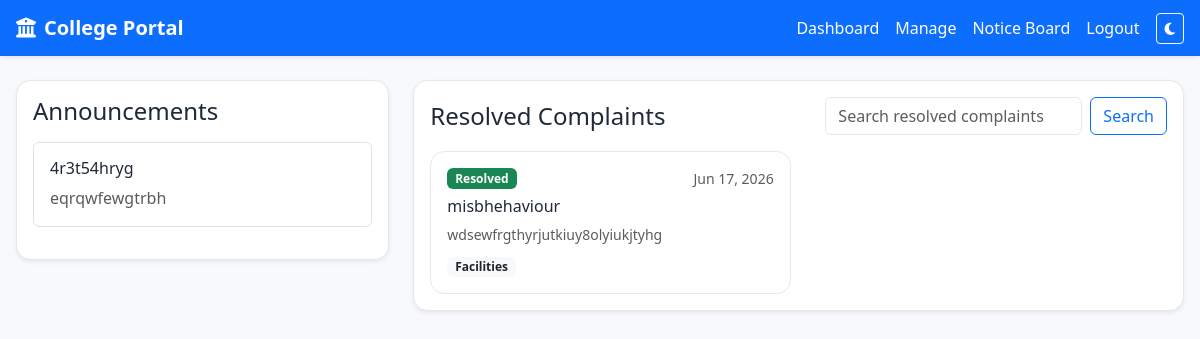
The page /notice-board/ (signed in) on the database its author committed.
### portal/models.py (models this page shows, shortened)
class Announcement(models.Model):
    title = models.CharField(max_length=200)
    message = models.TextField()
    created_at = models.DateTimeField(auto_now_add=True)
    class Meta:
        ordering = ['-created_at']

class Complaint(models.Model):
    CATEGORY_CHOICES = [
        ('Facilities', 'Facilities'),
        ('Faculty', 'Faculty'),
        ('Hostel', 'Hostel'),
        ('Library', 'Library'),
        ('Transport', 'Transport'),
        ('Canteen', 'Canteen'),
        ('Academics', 'Academics'),
        ('Other', 'Other'),
    ]
    STATUS_CHOICES = [
        ('Pending', 'Pending'),
        ('In Progress', 'In Progress'),
        ('Resolved', 'Resolved'),
    ]
    name = models.CharField(max_length=120, blank=True, null=True)
    email = models.EmailField(blank=True, null=True)
    category = models.CharField(max_length=30, choices=CATEGORY_CHOICES)
    subject = models.CharField(max_length=200)
    description = models.TextField()
    anonymous = models.BooleanField(default=False)
    status = models.CharField(max_length=20, choices=STATUS_CHOICES, default='Pending')
    created_at = models.DateTimeField(auto_now_add=True)
    updated_at = models.DateTimeField(auto_now=True)
    class Meta:
        ordering = ['-created_at']

### portal/views.py (the view)
# urls.py: path('notice-board/', views.notice_board, name='notice_board'),
def notice_board(request):
    if not request.user.is_authenticated or not request.user.is_staff:
        return redirect('submit_complaint')
    query = request.GET.get('q', '')
    complaints = Complaint.objects.filter(status='Resolved')
    if query:
        complaints = complaints.filter(
            Q(subject__icontains=query) |
            Q(description__icontains=query) |
            Q(category__icontains=query)
        )
    announcements = Announcement.objects.all()
    return render(request, 'notice_board.html', {
        'announcements': announcements,
        'complaints': complaints,
        'query': query,
    })

### templates/notice_board.html (shortened to what this page needs)
{% extends 'base.html' %}
{% block content %}
<div class="row g-4">
    <div class="col-lg-4">
        <div class="card shadow-sm">
            <div class="card-body">
                <h4 class="mb-3">Announcements</h4>
                {% for item in announcements %}
                    <div class="border rounded p-3 mb-3">
                        <h6>{{ item.title }}</h6>
                        <p class="mb-0 text-muted">{{ item.message }}</p>
                    </div>
                {% endfor %}
            </div>
        </div>
    </div>
    <div class="col-lg-8">
        <div class="card shadow-sm">
            <div class="card-body">
                <div class="d-flex flex-column flex-md-row justify-content-between align-items-md-center gap-2 mb-3">
                    <h4 class="mb-0">Resolved Complaints</h4>
                    <form class="d-flex gap-2" method="get">
                        <input type="text" class="form-control" name="q" value="{{ query }}" placeholder="Search resolved complaints">
                        <button class="btn btn-outline-primary" type="submit">Search</button>
                    </form>
                </div>
                <div class="row g-3">
                    {% for complaint in complaints %}
                        <div class="col-md-6">
                            <div class="card h-100 border-success-subtle">
                                <div class="card-body">
                                    <div class="d-flex justify-content-between align-items-center mb-2">
                                        <span class="badge bg-success">Resolved</span>
                                        <small class="text-muted">{{ complaint.created_at|date:'M d, Y' }}</small>
                                    </div>
                                    <h6>{{ complaint.subject }}</h6>
                                    <p class="text-muted small mb-2">{{ complaint.description|truncatechars:140 }}</p>
                                    <span class="badge bg-light text-dark">{{ complaint.category }}</span>
                                </div>
                            </div>
                        </div>
                    {% empty %}
                        <div class="col-12">
                            <p class="text-muted mb-0">No resolved complaints found.</p>
                        </div>
                    {% endfor %}
                </div>
            </div>
        </div>
    </div>
</div>
{% endblock %}

### static/css/style.css (style rules this page uses)
:root { --bg-color: #f7f9fc; --surface: #ffffff; --surface-muted: #f8f9fa; --text: #1f2937; --muted: #6b7280; --primary: #0d6efd; --primary-dark: #0a58ca; --border: #e5e7eb; --success: #198754; --warning: #ffc107; --danger: #dc3545; }
body { background: var(--bg-color); color: var(--text); transition: background 0.3s ease; min-width: 320px; overflow-x: hidden; }
.card, .table, .form-control, .form-select, .form-check-input { background-color: var(--surface) !important; color: var(--text) !important; border-color: var(--border) !important; }
.card { border-radius: 0.9rem; overflow: hidden; }

### rows shown on the page
Announcement: title "4r3t54hryg", message "eqrqwfewgtrbh"
Complaint: created_at "Jun 17, 2026", subject "misbhehaviour", description "wdsewfrgthyrjutkiuy8olyiukjtyhg", category "Facilities"
